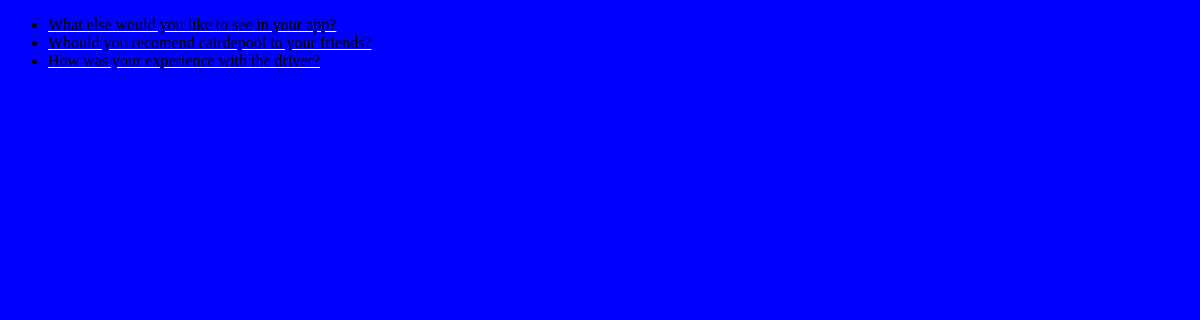
/feedback/, run on an earlier commit of the app's database.
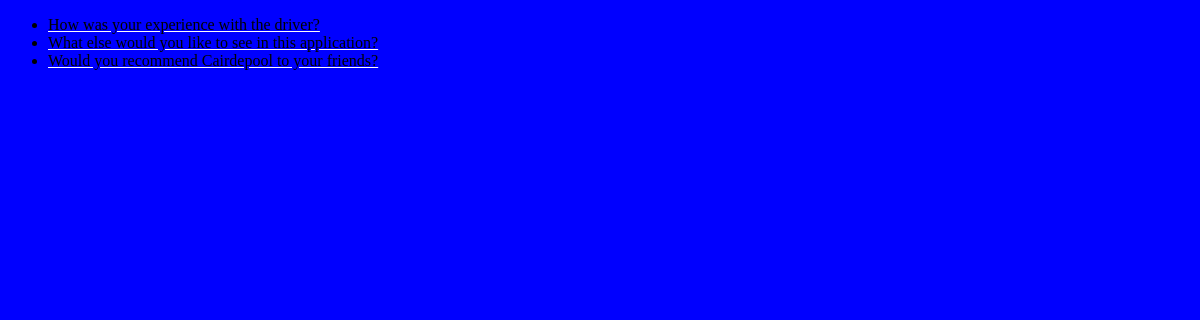
And on a later commit of the database.
### feedback/models.py (models this page shows, shortened)
class Suggestion(models.Model):
    suggestion_box = models.CharField(max_length=200)
    pub_date = models.DateTimeField('date published')

### feedback/views.py (the view)
# urls.py: path('', views.IndexView.as_view(), name='index'),
class IndexView(generic.ListView):
    template_name = 'polls/index.html'
    context_object_name = 'latest_suggestion_list'
    def get_queryset(self):
        return Suggestion.objects.filter(
            pub_date__lte=timezone.now()
        ).order_by('-pub_date')[:5]

### feedback/templates/polls/index.html (shortened to what this page needs)
<!DOCTYPE html>
<html lang="en">
<head>
    {% load static %}
    <link rel="stylesheet" href="{% static 'polls/style.css' %}">
</head>
<body>
        {% if latest_suggestion_list %}
            <ul>
            {% for suggestion in latest_suggestion_list %}
                <li><a href="{% url 'feedback:detail' suggestion.id %}">{{ suggestion.suggestion_box }}</a></li>
            {% endfor %}
            </ul>
        {% else %}
            <p>No polls are available.</p>
        {% endif %}
</body>
</html>

What changed in the data, as far as the page shows it:
removed Suggestion: suggestion_box "What else would you like to see in your app?"
removed Suggestion: suggestion_box "Whould you recomend cairdepool to your friends?"
added Suggestion: suggestion_box "What else would you like to see in this application?"
added Suggestion: suggestion_box "Would you recommend Cairdepool to your friends?"
